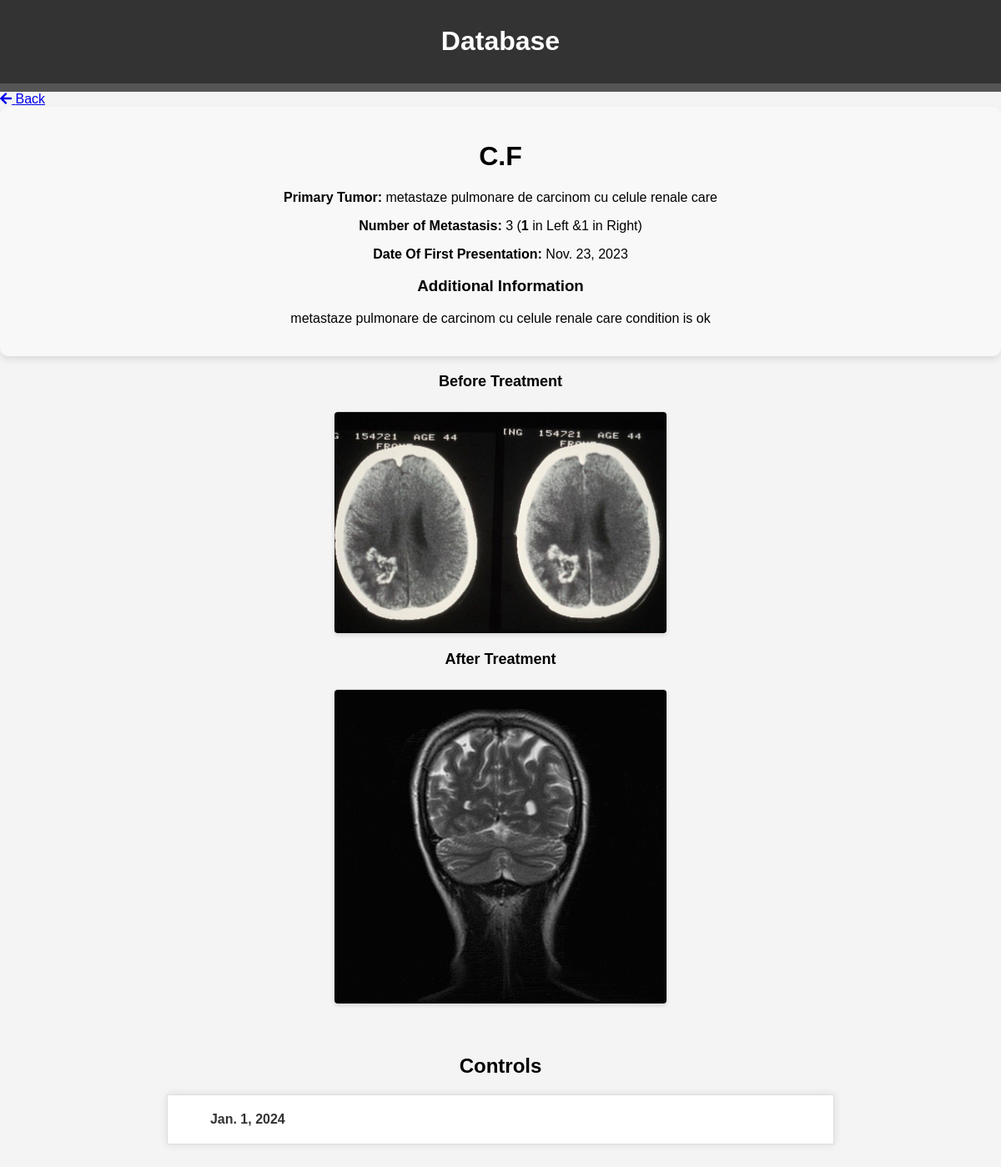
The app's page /patient/16/ (signed in) with its own data.
### details/models.py (models this page shows, shortened)
class Patient(models.Model):
    SEX_CHOICES = [('M', 'Male'),('F', 'Female'),('O', 'Other'),]
    LUNG_CHOICES = [('L', 'Left Lung'), ('R', 'Right Lung') , ('B', 'Both Lungs')]
    first_name = models.CharField(max_length=100)
    last_name = models.CharField(max_length=100)
    primary_tumor = models.CharField(max_length=100)
    lung_option = models.CharField(max_length=1, choices=LUNG_CHOICES, blank=True, null=True)
    num_metastasis_left = models.PositiveIntegerField(blank=True, null=True)
    num_metastasis_right = models.PositiveIntegerField(blank=True, null=True)
    date_of_first_presentation = models.DateField(blank=True, null=True)
    ct_images_before = models.ManyToManyField('PatientImage', related_name='before_images', blank=True)
    ct_images_after = models.ManyToManyField('PatientImage', related_name='after_images', blank=True)
    mark_for_study = models.BooleanField(default=False)  # Add this field
    controls = models.ManyToManyField('Control', related_name='patient_controls', blank=True)
    sex = models.CharField(max_length=1, choices=SEX_CHOICES, blank=True, null=True)
    date_of_birth = models.DateField(blank=True, null=True)

class PatientAdditionalInfo(models.Model):
    patient = models.OneToOneField(Patient, on_delete=models.CASCADE)
    text_info = models.TextField()

class PatientImage(models.Model):
    patient = models.ForeignKey(Patient, on_delete=models.CASCADE)
    image = models.ImageField(upload_to='ct_images/', blank=True)

class Control(models.Model):
    patient = models.ForeignKey(Patient, on_delete=models.CASCADE)
    date = models.DateField()
    details = models.TextField()

### details/views.py (the view)
# urls.py: path('patient/<int:patient_id>/', views.patient_detail, name='patient_detail'),
@login_required
def patient_detail(request, patient_id):
    patient = Patient.objects.get(id=patient_id)
    controls_queryset = Control.objects.filter(patient=patient)
    return render(request, 'patient.html', {'controls_queryset': controls_queryset, 'patient': patient})

### templates/patient.html (shortened to what this page needs)
     {% extends 'base.html' %}
     {% block content %}
         <link rel="stylesheet" href="https://cdnjs.cloudflare.com/ajax/libs/font-awesome/5.15.3/css/all.min.css">
     <div class="patient-detail">
            <a href="{% url 'patients_info' %}" class="btn btn-secondary">
                <i class="fas fa-arrow-left"></i> Back
            </a>
            <div class="patient-info-box">
                <h1>{{ patient.first_name|first }}.{{ patient.last_name|first }}</h1>
                <p><strong>Primary Tumor:</strong> {{ patient.primary_tumor }}</p>
                <p><strong>Number of Metastasis:</strong> {{ patient.num_metastasis_left|default:0|add:patient.num_metastasis_right|default:0 }} (<strong>{{ patient.num_metastasis_left}}</strong> in Left &{{ patient.num_metastasis_left}}</strong> in Right)</p>
                <p><strong>Date Of First Presentation:</strong> {{ patient.date_of_first_presentation }}</p>
                {% if patient.patientadditionalinfo %}
                <h3>Additional Information</h3>
                <p>{{ patient.patientadditionalinfo.text_info }}</p>
                {% endif %}
            </div>
         {% if patient.num_metastasis_left or patient.num_metastasis_right%}
             <div class="image-gallery">
                 <div class="img-heading">Before Treatment</div>
                 {% for before_image in patient.ct_images_before.all %}
                     <div class="image-set">
                         <img src="{{ before_image.image.url }}" alt="Before Treatment">
                     </div>
                 {% endfor %}
             </div>
             <div class="image-gallery">
                 <div class="img-heading">After Treatment</div>
                 {% for after_image in patient.ct_images_after.all %}
                     <div class="image-set">
                         <img src="{{ after_image.image.url }}" alt="After Treatment">
                     </div>
                 {% endfor %}
             </div>
         {% endif %}
     </div>
<div class="controls">
    <h2>Controls</h2>
    <ul class="timeline">
        {% for control in controls_queryset %}
        <li class="timeline-item">
            <div class="date">{{ control.date }}</div>
        </li>
    {% endfor %}
    </ul>
</div>
     {% endblock %}

### templates/base.html (style rules this page uses)
body { background-color: #f4f4f4; margin: 0; padding: 0; font-family: Arial, sans-serif; }

### templates/patient.html (style rules this page uses)
.timeline { list-style: none; padding: 0; margin: 0; }
.timeline-item { display: flex; align-items: center; cursor: pointer; }
.timeline-item .date { width: 150px; }
.patient-info-box { background-color: #f8f8f8; border-radius: 10px; box-shadow: 0 4px 8px rgba(0, 0, 0, 0.1); padding: 20px; margin-bottom: 20px; text-align: center; }
.image-gallery { display: flex; flex-wrap: wrap; justify-content: center; }
.image-set { display: flex; align-items: center; margin: 10px; width: 33.33%; }
.image-set img { max-width: 100%; height: 200px; border: 1px solid #ddd; border-radius: 8px; box-shadow: 0 2px 4px rgba(0, 0, 0, 0.1); object-fit: cover; }
.img-heading { width: 100%; text-align: center; margin-bottom: 10px; font-weight: bold; font-size: 18px; }
.controls { text-align: center; }
.controls h2 { margin-bottom: 20px; }
.timeline { list-style: none; padding: 0; }
.timeline-item { margin-bottom: 20px; cursor: pointer; }
.image-gallery img { max-width: 100%; height: auto; margin-bottom: 10px; }
.controls { max-width: 800px; margin: 0 auto; padding: 20px; font-family: 'Arial', sans-serif; }
.timeline-item { border: 1px solid #ddd; margin-bottom: 20px; padding: 20px; background-color: #fff; box-shadow: 0 0 10px rgba(0, 0, 0, 0.1); transition: box-shadow 0.3s ease; }
.date { font-weight: bold; color: #333; }
.image-set { margin-top: 15px; }
.image-set img { max-width: 100%; height: auto; border: 1px solid #ddd; border-radius: 5px; }
.timeline-item { border: 1px solid #ddd; margin-bottom: 20px; display: flex; align-items: center; background-color: #fff; box-shadow: 0 0 10px rgba(0, 0, 0, 0.1); transition: box-shadow 0.3s ease; }
.date { font-weight: bold; color: #333; flex-basis: 20%; text-align: center; }
.image-gallery { flex-basis: 30%; text-align: center; }
.image-set img { max-width: 70%; height: auto; border: 1px solid #ddd; border-radius: 5px; }
.image-set img { max-width: 100%; min-width: 50px; height: auto; border: 1px solid #ddd; border-radius: 5px; }

### records on screen
Patient: first_name|first "C", last_name|first "F", primary_tumor "metastaze pulmonare de carcinom cu celule renale care", num_metastasis_left|add "3", num_metastasis_left "1", date_of_first_presentation "Nov. 23, 2023", patientadditionalinfo.text_info "metastaze pulmonare de carcinom cu celule renale care condition is ok"
PatientImage: image (picture)
PatientImage: image (picture)
Control: date "Jan. 1, 2024"
